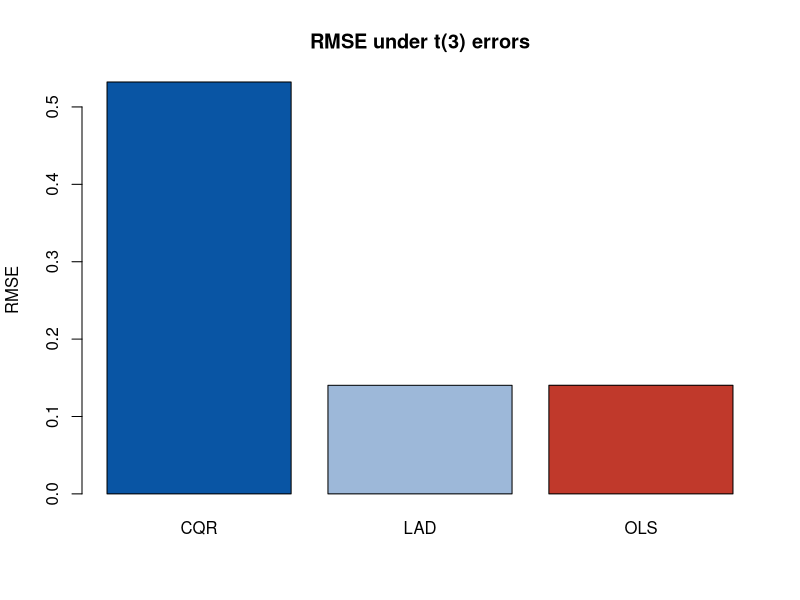
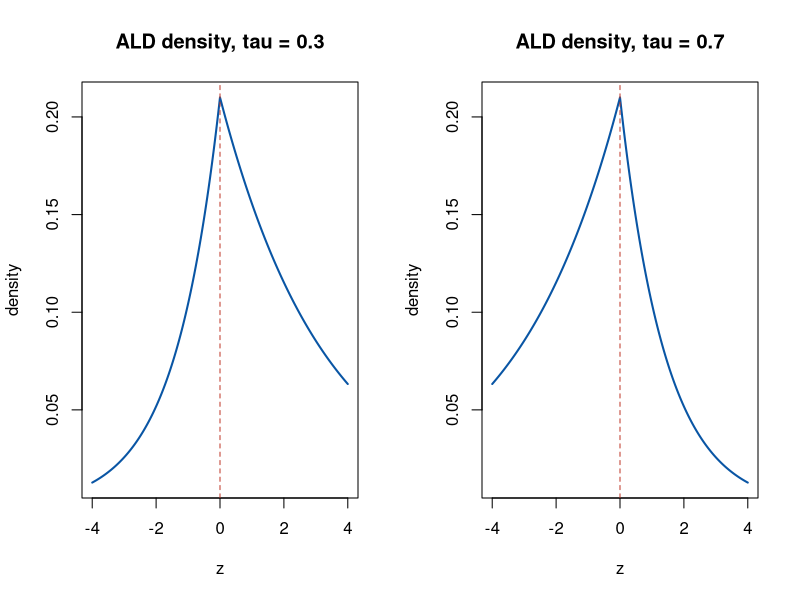

These figures' R source, in order:
## ---- chunk 1
rho <- function(u, tau) u * (tau - (u < 0))
set.seed(2026)
n <- 400; p <- 3
X <- cbind(1, matrix(rnorm(n * p), n, p))
beta_true <- c(1, 2, -1, 0.5)
y <- X %*% beta_true + rt(n, df = 3) * 2
tau_vec <- c(0.1, 0.3, 0.5, 0.7, 0.9)
cq_obj <- function(par) {
  b <- par[1:length(tau_vec)]
  g <- par[(length(tau_vec) + 1):length(par)]
  Xg <- as.numeric(X %*% g)
  r <- outer(as.numeric(y), b, "-") - matrix(Xg, nrow = length(y), ncol = length(b))
  sum(sapply(seq_along(tau_vec), function(k) sum(rho(r[, k], tau_vec[k]))))
}
fit_cqr <- optim(c(rep(median(y), length(tau_vec)), rep(0, ncol(X))),
                 cq_obj, method = "BFGS")
gamma_cqr <- fit_cqr$par[(length(tau_vec) + 1):length(fit_cqr$par)]
fit_lad <- optim(rep(0, ncol(X)),
                 function(par) sum(rho(as.numeric(y) - X %*% par, 0.5)),
                 method = "BFGS")$par
fit_ols <- coef(lm(y ~ X - 1))
tab <- rbind(CQR = gamma_cqr, LAD = fit_lad, OLS = fit_ols)
colnames(tab) <- paste0("b", 0:p)
rmse <- apply(tab, 1, function(v) sqrt(mean((v - beta_true)^2)))
cbind(RMSE = round(rmse, 4), tab)
## ---- chunk 2
barplot(rmse, col = c("#0955a4", "#9db8d9", "#c0392b"),
        main = "RMSE under t(3) errors", ylab = "RMSE")
## ---- chunk 3
ald_density <- function(z, tau, sigma = 1) {
  tau * (1 - tau) / sigma * exp(-rho(z, tau) / sigma)
}
zgrid <- seq(-4, 4, length.out = 201)
par(mfrow = c(1, 2))
for (tau in c(0.3, 0.7)) {
  plot(zgrid, ald_density(zgrid, tau), type = "l", lwd = 2,
       col = "#0955a4", xlab = "z", ylab = "density",
       main = paste0("ALD density, tau = ", tau))
  abline(v = 0, lty = 2, col = "#c0392b")
}
